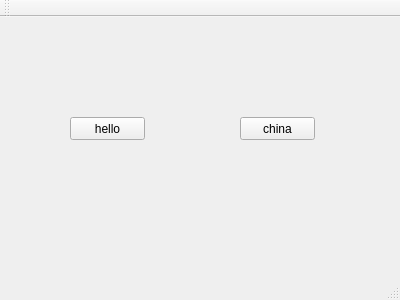
<?xml version="1.0" encoding="UTF-8"?>
<ui version="4.0">
 <class>MainWindow</class>
 <widget class="QMainWindow" name="MainWindow">
  <property name="geometry">
   <rect>
    <x>0</x>
    <y>0</y>
    <width>400</width>
    <height>300</height>
   </rect>
  </property>
  <property name="windowTitle">
   <string>MainWindow</string>
  </property>
  <widget class="QWidget" name="centralWidget">
   <widget class="QPushButton" name="pushButton">
    <property name="geometry">
     <rect>
      <x>70</x>
      <y>100</y>
      <width>75</width>
      <height>23</height>
     </rect>
    </property>
    <property name="text">
     <string>hello</string>
    </property>
   </widget>
   <widget class="QPushButton" name="pushButton_2">
    <property name="geometry">
     <rect>
      <x>240</x>
      <y>100</y>
      <width>75</width>
      <height>23</height>
     </rect>
    </property>
    <property name="text">
     <string>china</string>
    </property>
   </widget>
  </widget>
  <widget class="QMenuBar" name="menuBar">
   <property name="geometry">
    <rect>
     <x>0</x>
     <y>0</y>
     <width>400</width>
     <height>23</height>
    </rect>
   </property>
  </widget>
  <widget class="QToolBar" name="mainToolBar">
   <attribute name="toolBarArea">
    <enum>TopToolBarArea</enum>
   </attribute>
   <attribute name="toolBarBreak">
    <bool>false</bool>
   </attribute>
  </widget>
  <widget class="QStatusBar" name="statusBar"/>
 </widget>
 <layoutdefault spacing="6" margin="11"/>
 <resources/>
 <connections/>
</ui>
